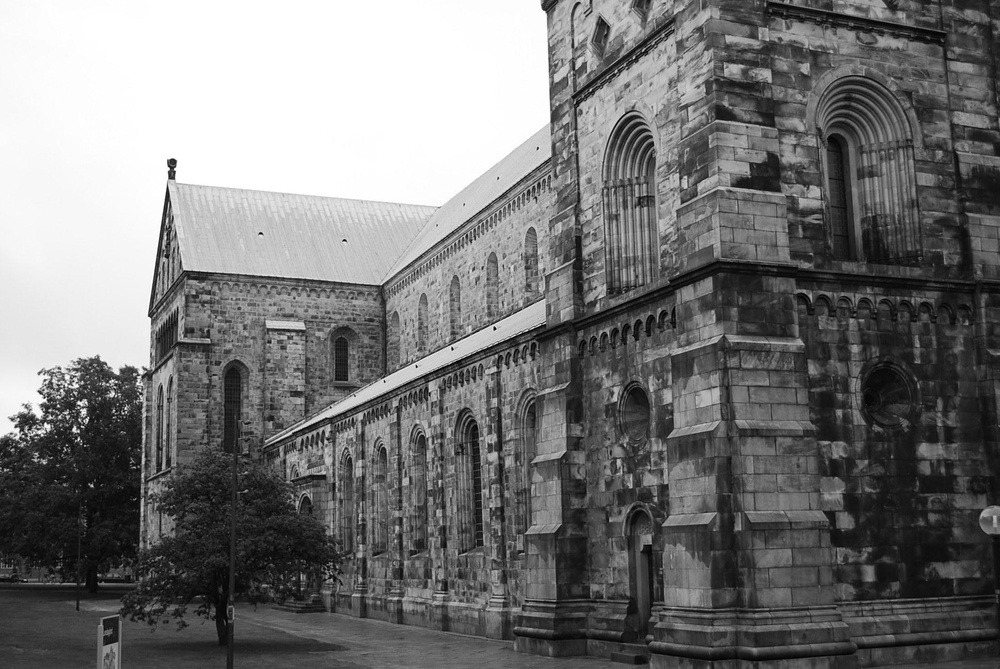
#> input picture ass1/data/compEx2.jpg, 1000 x 669 px, shrunk from 1936 x 1296 before the run
$ python cex2.py
#> lines starting #> are read from the running program, lines starting #| are printed output that depends on the picture; long printed decimals are rounded
import numpy as np
import scipy.io
import matplotlib.pyplot as plt
from mpl_toolkits.mplot3d import Axes3D
from skimage import color

def pflat(x):
    return x[:-1,:] / x[-1,:]

# Load data from data/compEx2.jpg, we need to make the image grayscale
im = plt.imread('data/compEx2.jpg')
#> im is the input picture: shape (669, 1000); min 0, max 255, mean 117.6

# Load data from data/compEx2.mat
mat = scipy.io.loadmat('data/compEx2.mat')
#> (reads ass1/data/compEx2.mat from the repository)

# Extract the points from the data
p1, p2, p3 = mat['p1'], mat['p2'], mat['p3']

# Plot the points
plt.imshow(im, cmap='gray')
plt.plot(p1[0], p1[1], 'r.')
plt.plot(p2[0], p2[1], 'g.')
plt.plot(p3[0], p3[1], 'b.')

def point_line_distance_2D(x, l):
    """
    Computes the distance between a 2D point and a line.

    :param x: A tuple or array representing the point (x1, x2).
    :param l: A tuple or array representing the line (a, b, c) as in the line equation ax + by + c = 0.
    :return: The distance from the point to the line.
    """
    x1, x2 = x
    a, b, c = l

    # Calculate the distance using the formula
    distance = abs(a * x1 + b * x2 + c) / np.sqrt(a**2 + b**2)
    return distance

# Calculate the x-limits of the image
x_limits = [0, im.shape[1]]
#> x_limits = [0, 1000]

lines = []

for p, color in zip([p1, p2, p3], ['r', 'g', 'b']):
    # Calculate slope (m) and y-intercept (c)
    m = (p[1, 1] - p[1, 0]) / (p[0, 1] - p[0, 0])
    c = p[1, 0] - m * p[0, 0]

    lines.append([m, c])

    # Calculate y-values at the x-limits
    y_extended = m * np.array(x_limits) + c

    # Plot the extended line
    plt.plot(x_limits, y_extended, color + '-')

# Calculate the intersection points
m1, c1 = lines[0]
#> m1 = -0.766; c1 = 1121.9
m2, c2 = lines[1]
#> m2 = -0.455; c2 = 1102.6
m3, c3 = lines[2]
#> m3 = 0.16; c3 = 1085.3
x_intersect = (c3 - c2) / (m2 - m3)
#> x_intersect = 28.31
y_intersect = m2 * x_intersect + c2
#> y_intersect = 1089.8

point = (x_intersect, y_intersect)
#> point = (28.31, 1089.8)
line = line = (m1, -1, c1)
#> line = (-0.766, -1, 1121.9)

# Plot the intersection point
plt.plot(x_intersect, y_intersect, 'k.', markersize=10)

#compute the distance between the first line and the the intersection point.

distance = point_line_distance_2D(point, line)

print("The distance between the first line and the intersection point is: ", distance)
#| The distance between the first line and the intersection point is:  8.269

plt.show()
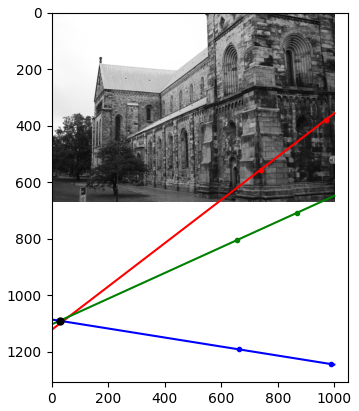
#> figure drawn by matplotlib, 1 panel
